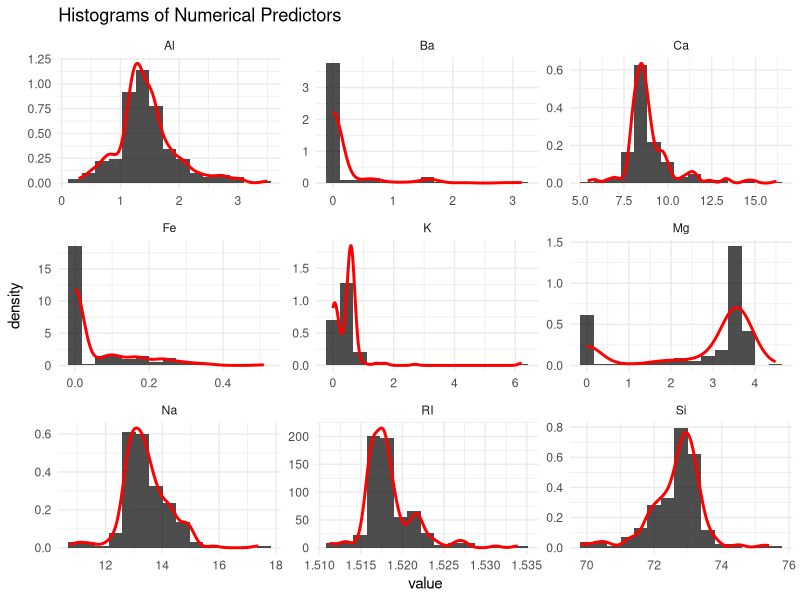
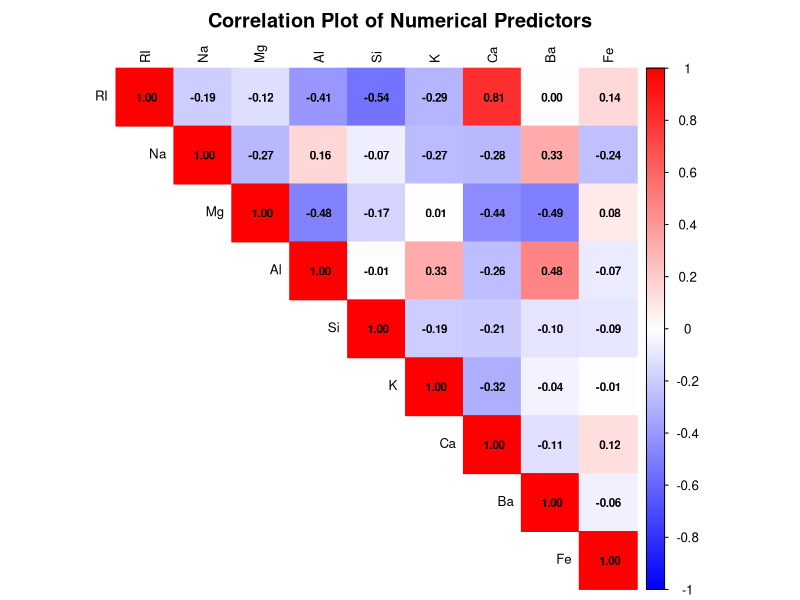
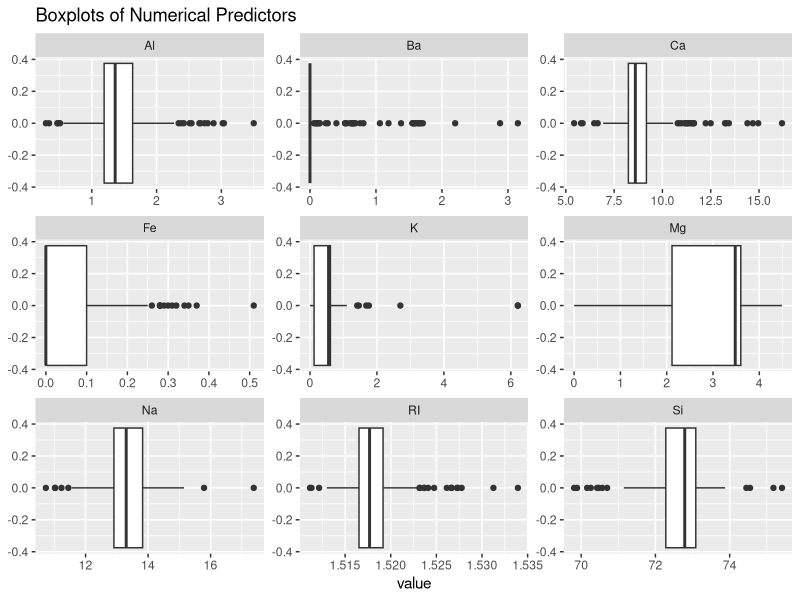
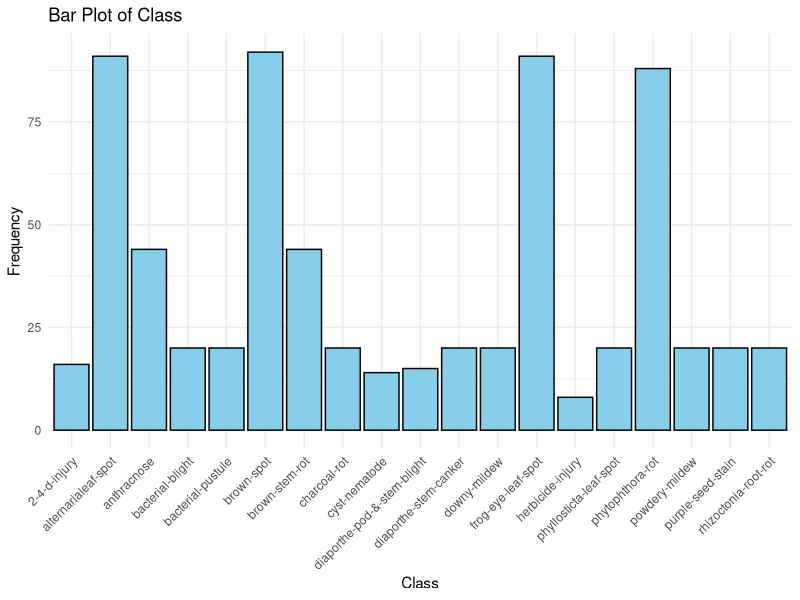
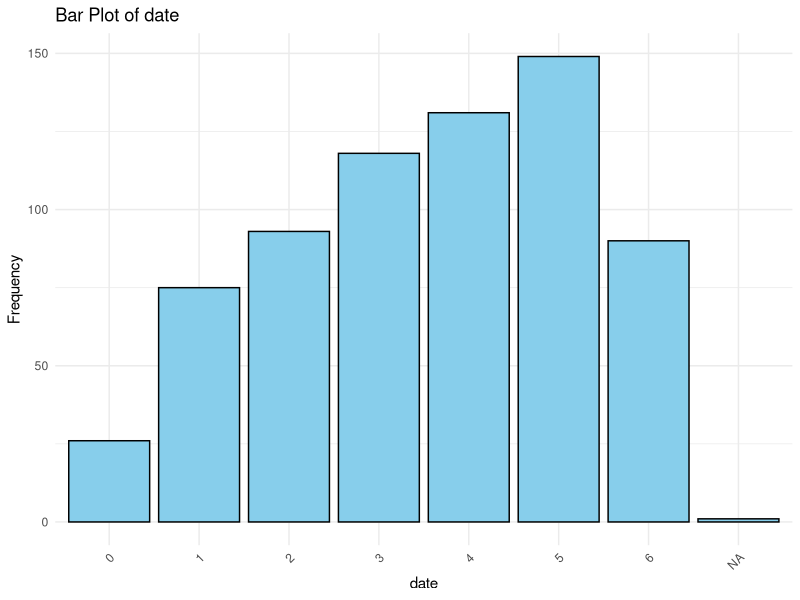
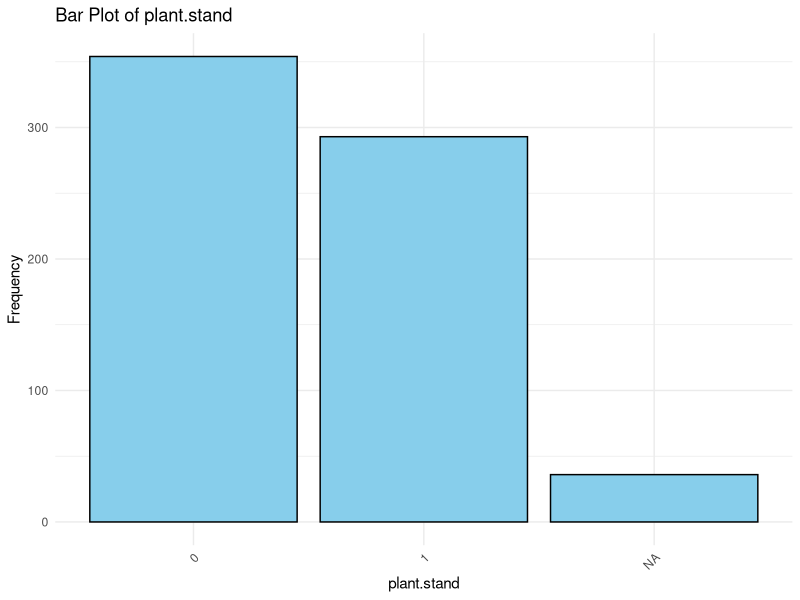
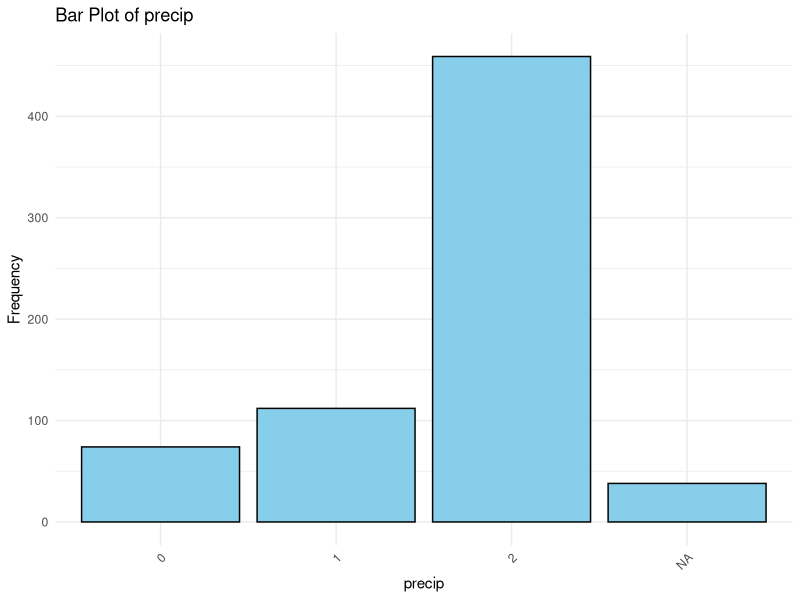
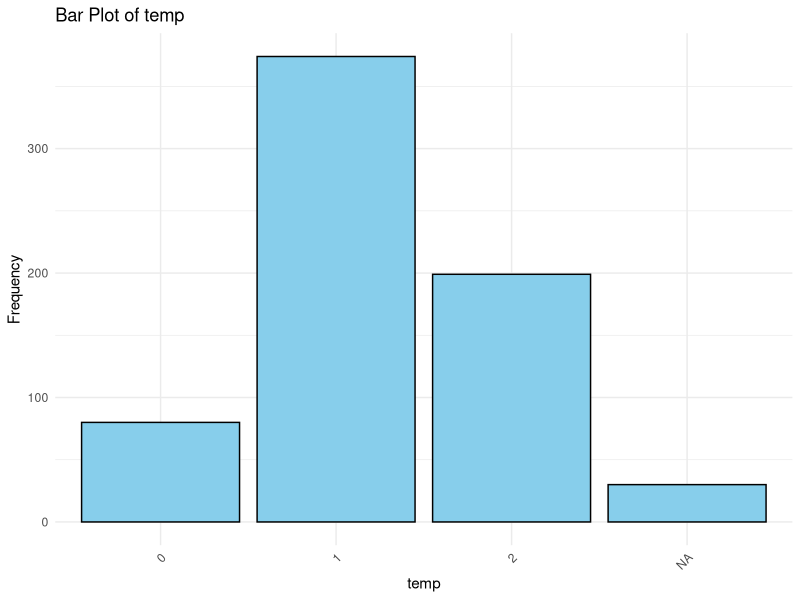

Generate these figures, in order, with R:
## ---- chunk 1
knitr::opts_chunk$set(echo = TRUE)
## ---- chunk 2
library(ggplot2)
library(gridExtra)
library(dplyr) 
library(tidyverse)
library(corrplot)
library(tidyr)


#install.packages('mlbench')
library(mlbench)
data(Glass)
str(Glass)
## ---- chunk 3
# Create individual histograms for each predictor with density line
Glass %>%
  keep(is.numeric) %>%
  gather() %>%
  ggplot(aes(value)) + 
  geom_histogram(aes(y=..density..), bins = 15, fill="black", alpha=0.7) + 
  geom_density(color="red", size=1) + 
  facet_wrap(~key, scales = 'free') +
  ggtitle("Histograms of Numerical Predictors") +
  theme_minimal()

# Compute the correlation matrix for numerical variables 
cor_matrix <- cor(Glass[, sapply(Glass, is.numeric)])

# Generate the correlation plot
corrplot(cor_matrix, method = "color", type = "upper", 
         tl.col = "black", tl.cex = 0.8, 
         addCoef.col = "black", number.cex = 0.7, 
         col = colorRampPalette(c("blue", "white", "red"))(200),
         title = "Correlation Plot of Numerical Predictors", 
         mar = c(0, 0, 2, 0))

# Create the boxplot for numerical variables 
Glass %>%
  keep(is.numeric) %>%
  gather() %>%
  ggplot(aes(value)) + 
  geom_boxplot() + 
  facet_wrap(~key, scales = 'free') +
  ggtitle("Boxplots of Numerical Predictors")


## ---- chunk 4
library(mlbench)
data(Soybean)
## See ?Soybean for details
## ?Soybean
## ---- chunk 5

# Check the structure to identify categorical variables
str(Soybean)

# Identify categorical columns
categorical_columns <- names(Soybean)[sapply(Soybean, is.factor)]

# Create bar plots for each categorical variable
for (col in categorical_columns) {
  # Create the bar plot
  p <- ggplot(Soybean, aes_string(x = col)) +
    geom_bar(fill = "skyblue", color = "black") +
    theme_minimal() +
    labs(title = paste("Bar Plot of", col), x = col, y = "Frequency") +
    theme(axis.text.x = element_text(angle = 45, hjust = 1))
  
  # Print the plot
  print(p)
}                                      
## ---- chunk 6
# Loop through each categorical variable and calculate the proportion of each category
for (col in categorical_columns) {
  cat("Distribution of", col, ":\n")
  print(prop.table(table(Soybean[[col]])))
  cat("\n")
}
## ---- chunk 7
# Check overall proportion of missing data
total_missing <- sum(is.na(Soybean)) / (nrow(Soybean) * ncol(Soybean)) * 100
cat("Overall percentage of missing data: ", total_missing, "%\n\n")

# Check missing data for each predictor
missing_data_summary <- colSums(is.na(Soybean)) / nrow(Soybean) * 100
cat("Missing data percentage for each predictor:\n")
print(missing_data_summary)

# Visualize missing data distribution across predictors
missing_data_df <- data.frame(
  Predictor = names(missing_data_summary),
  MissingPercentage = missing_data_summary
)

# Plot bar chart of missing data percentage for each predictor
ggplot(missing_data_df, aes(x = reorder(Predictor, -MissingPercentage), y = MissingPercentage)) +
  geom_bar(stat = "identity", fill = "skyblue", color = "black") +
  coord_flip() +
  labs(title = "Missing Data Percentage by Predictor", x = "Predictor", y = "Missing Percentage") +
  theme_minimal()

# Investigate if the pattern of missing data is related to classes
missing_by_class <- Soybean %>%
  mutate(MissingCount = rowSums(is.na(Soybean))) %>%
  group_by(Class) %>%
  summarise(AvgMissing = mean(MissingCount))

# Print missing data summary by class
cat("\nAverage missing data count by class:\n")
print(missing_by_class)

# Visualize missing data pattern by class
ggplot(missing_by_class, aes(x = Class, y = AvgMissing)) +
  geom_bar(stat = "identity", fill = "lightgreen", color = "black") +
  coord_flip() +
  labs(title = "Average Missing Data Count by Class", x = "Class", y = "Average Missing Values") +
  theme_minimal()

